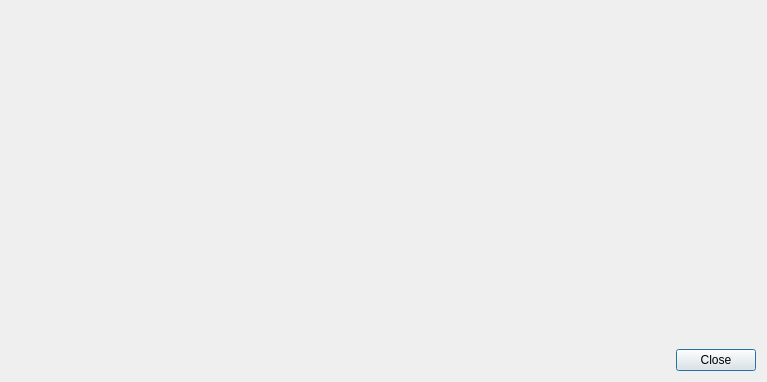
<?xml version="1.0" encoding="UTF-8"?>
<ui version="4.0">
 <class>PartsDialog</class>
 <widget class="QDialog" name="PartsDialog">
  <property name="geometry">
   <rect>
    <x>0</x>
    <y>0</y>
    <width>767</width>
    <height>382</height>
   </rect>
  </property>
  <property name="windowTitle">
   <string>Parts</string>
  </property>
  <layout class="QVBoxLayout" name="verticalLayout">
   <item>
    <widget class="PartsWidget" name="parts" native="true"/>
   </item>
   <item>
    <widget class="QDialogButtonBox" name="buttons">
     <property name="orientation">
      <enum>Qt::Horizontal</enum>
     </property>
     <property name="standardButtons">
      <set>QDialogButtonBox::Close</set>
     </property>
    </widget>
   </item>
  </layout>
 </widget>
 <customwidgets>
  <customwidget>
   <class>PartsWidget</class>
   <extends>QWidget</extends>
   <header>inventory.gui.widgets.parts</header>
   <container>1</container>
  </customwidget>
 </customwidgets>
 <resources/>
 <connections>
  <connection>
   <sender>buttons</sender>
   <signal>accepted()</signal>
   <receiver>PartsDialog</receiver>
   <slot>accept()</slot>
   <hints>
    <hint type="sourcelabel">
     <x>248</x>
     <y>254</y>
    </hint>
    <hint type="destinationlabel">
     <x>157</x>
     <y>274</y>
    </hint>
   </hints>
  </connection>
  <connection>
   <sender>buttons</sender>
   <signal>rejected()</signal>
   <receiver>PartsDialog</receiver>
   <slot>reject()</slot>
   <hints>
    <hint type="sourcelabel">
     <x>316</x>
     <y>260</y>
    </hint>
    <hint type="destinationlabel">
     <x>286</x>
     <y>274</y>
    </hint>
   </hints>
  </connection>
 </connections>
</ui>
